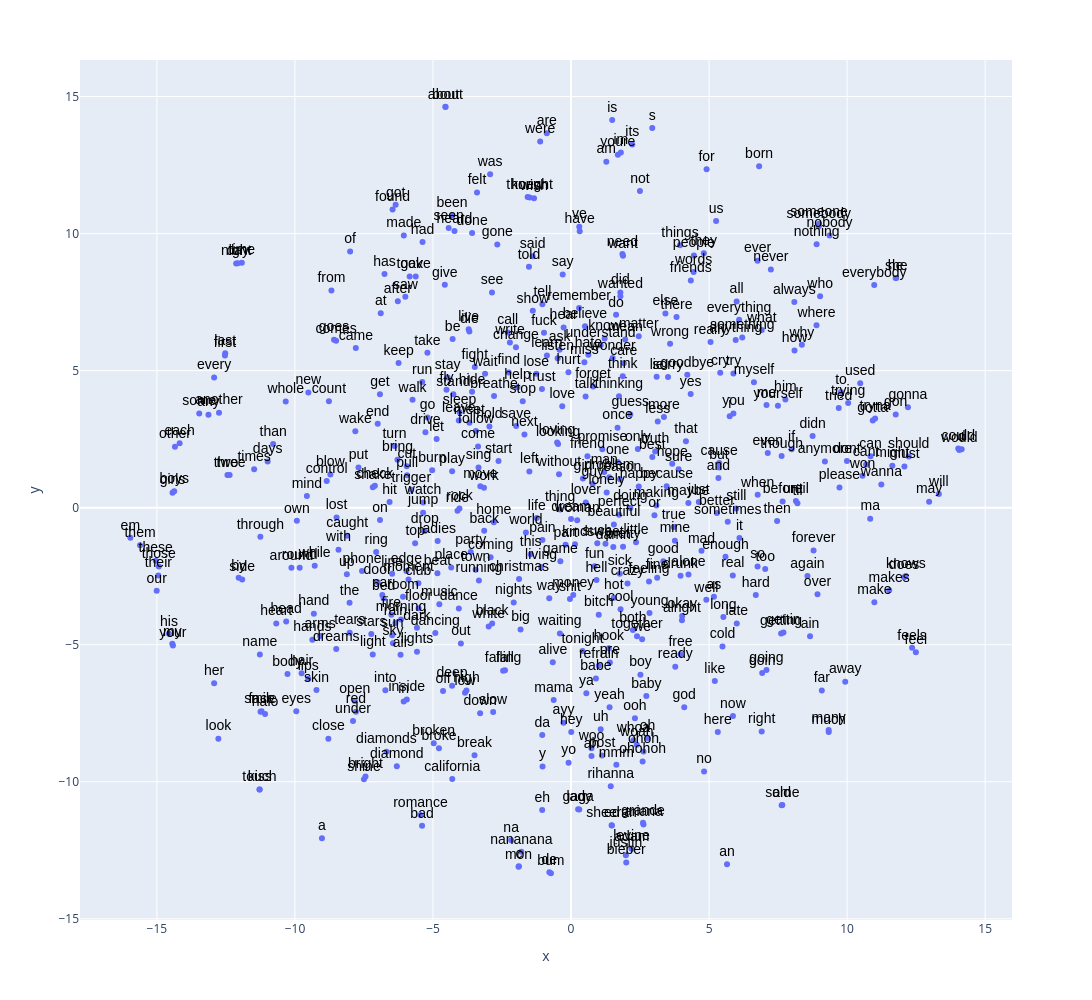

The cell this chart's notebook holds for it:
### Markdown cell above
## Word2vec tSNE Plot

### Code cell
from sklearn.manifold import TSNE as tsne

WV_plot = WV.head(500)
PP = 40 

tsne_engine = tsne(
    perplexity=PP, 
    n_components=2, 
    init='pca', 
    max_iter=2500, 
    random_state=42
)
TSNE = pd.DataFrame(
    tsne_engine.fit_transform(WV_plot), 
    columns=['x','y'], 
    index=WV_plot.index)

TSNE.index.name = 'term_str'

fig = px.scatter(TSNE.reset_index(), 'x', 'y', 
        text='term_str', 
        hover_name='term_str',  
        height=1000,
        width=1200)

fig.update_traces(
        mode='markers+text', 
        textfont=dict(color='black', size=14, family='Arial'),
        textposition='top center')

fig.write_image('../images/W2V_tSNE_Plot.png')
fig.show()

### Figure 1 — Plotly figure (JSON) as saved in the notebook; plotly's stock layout.template omitted (floating-point values rounded to 4 significant figures; data arrays with more than 128 entries replaced by an {"elided": "..."} marker saying what was removed)
{"data": [{"hovertemplate": "<b>%{hovertext}</b><br><br>x=%{x}<br>y=%{y}<br>term_str=%{text}<extra></extra>", "hovertext": {"elided": "500 str values"}, "legendgroup": "", "marker": {"color": "#636efa", "symbol": "circle"}, "mode": "markers+text", "name": "", "orientation": "v", "showlegend": false, "text": {"elided": "500 str values"}, "textfont": {"color": "black", "family": "Arial", "size": 14}, "textposition": "top center", "type": "scatter", "x": {"elided": "500 float values"}, "xaxis": "x", "y": {"elided": "500 float values"}, "yaxis": "y"}], "layout": {"height": 1000, "legend": {"tracegroupgap": 0}, "margin": {"t": 60}, "width": 1200, "xaxis": {"anchor": "y", "domain": [0, 1], "title": {"text": "x"}}, "yaxis": {"anchor": "x", "domain": [0, 1], "title": {"text": "y"}}}}
